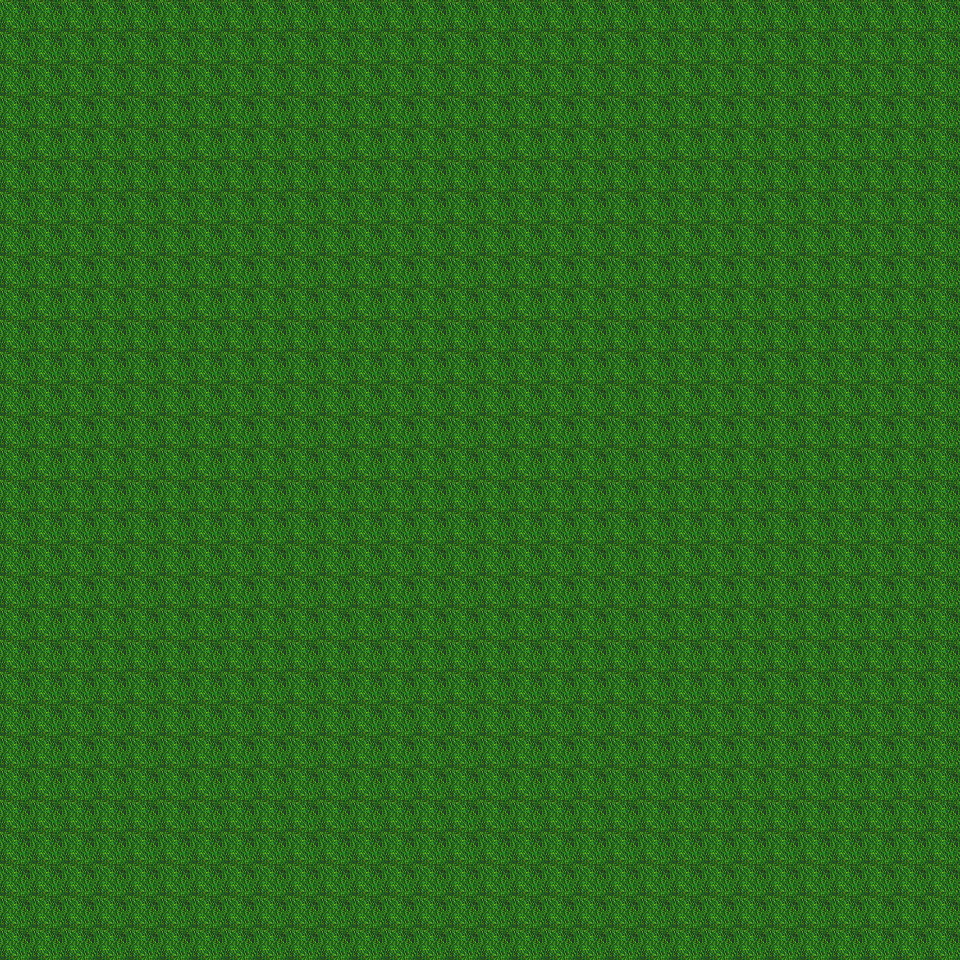

A level layout from a 2D game, rendered from its tile map. Below: a short description, then the map file with its tile-grid data intact:
An orthogonal 30x30 tile map with 32x32 px tiles, 1 tile layer (Ground).

<map version="1.10" tiledversion="1.12.0" orientation="orthogonal" renderorder="right-down" width="30" height="30" tilewidth="32" tileheight="32" infinite="0" nextlayerid="2" nextobjectid="1">
 <tileset firstgid="1" source="dirt.tsx" />
 <layer id="1" name="Ground" width="30" height="30">
  <data encoding="csv">
1,1,1,1,1,1,1,1,1,1,1,1,1,1,1,1,1,1,1,1,1,1,1,1,1,1,1,1,1,1,
1,1,1,1,1,1,1,1,1,1,1,1,1,1,1,1,1,1,1,1,1,1,1,1,1,1,1,1,1,1,
1,1,1,1,1,1,1,1,1,1,1,1,1,1,1,1,1,1,1,1,1,1,1,1,1,1,1,1,1,1,
1,1,1,1,1,1,1,1,1,1,1,1,1,1,1,1,1,1,1,1,1,1,1,1,1,1,1,1,1,1,
1,1,1,1,1,1,1,1,1,1,1,1,1,1,1,1,1,1,1,1,1,1,1,1,1,1,1,1,1,1,
1,1,1,1,1,1,1,1,1,1,1,1,1,1,1,1,1,1,1,1,1,1,1,1,1,1,1,1,1,1,
1,1,1,1,1,1,1,1,1,1,1,1,1,1,1,1,1,1,1,1,1,1,1,1,1,1,1,1,1,1,
1,1,1,1,1,1,1,1,1,1,1,1,1,1,1,1,1,1,1,1,1,1,1,1,1,1,1,1,1,1,
1,1,1,1,1,1,1,1,1,1,1,1,1,1,1,1,1,1,1,1,1,1,1,1,1,1,1,1,1,1,
1,1,1,1,1,1,1,1,1,1,1,1,1,1,1,1,1,1,1,1,1,1,1,1,1,1,1,1,1,1,
1,1,1,1,1,1,1,1,1,1,1,1,1,1,1,1,1,1,1,1,1,1,1,1,1,1,1,1,1,1,
1,1,1,1,1,1,1,1,1,1,1,1,1,1,1,1,1,1,1,1,1,1,1,1,1,1,1,1,1,1,
1,1,1,1,1,1,1,1,1,1,1,1,1,1,1,1,1,1,1,1,1,1,1,1,1,1,1,1,1,1,
1,1,1,1,1,1,1,1,1,1,1,1,1,1,1,1,1,1,1,1,1,1,1,1,1,1,1,1,1,1,
1,1,1,1,1,1,1,1,1,1,1,1,1,1,1,1,1,1,1,1,1,1,1,1,1,1,1,1,1,1,
1,1,1,1,1,1,1,1,1,1,1,1,1,1,1,1,1,1,1,1,1,1,1,1,1,1,1,1,1,1,
1,1,1,1,1,1,1,1,1,1,1,1,1,1,1,1,1,1,1,1,1,1,1,1,1,1,1,1,1,1,
1,1,1,1,1,1,1,1,1,1,1,1,1,1,1,1,1,1,1,1,1,1,1,1,1,1,1,1,1,1,
1,1,1,1,1,1,1,1,1,1,1,1,1,1,1,1,1,1,1,1,1,1,1,1,1,1,1,1,1,1,
1,1,1,1,1,1,1,1,1,1,1,1,1,1,1,1,1,1,1,1,1,1,1,1,1,1,1,1,1,1,
1,1,1,1,1,1,1,1,1,1,1,1,1,1,1,1,1,1,1,1,1,1,1,1,1,1,1,1,1,1,
1,1,1,1,1,1,1,1,1,1,1,1,1,1,1,1,1,1,1,1,1,1,1,1,1,1,1,1,1,1,
1,1,1,1,1,1,1,1,1,1,1,1,1,1,1,1,1,1,1,1,1,1,1,1,1,1,1,1,1,1,
1,1,1,1,1,1,1,1,1,1,1,1,1,1,1,1,1,1,1,1,1,1,1,1,1,1,1,1,1,1,
1,1,1,1,1,1,1,1,1,1,1,1,1,1,1,1,1,1,1,1,1,1,1,1,1,1,1,1,1,1,
1,1,1,1,1,1,1,1,1,1,1,1,1,1,1,1,1,1,1,1,1,1,1,1,1,1,1,1,1,1,
1,1,1,1,1,1,1,1,1,1,1,1,1,1,1,1,1,1,1,1,1,1,1,1,1,1,1,1,1,1,
1,1,1,1,1,1,1,1,1,1,1,1,1,1,1,1,1,1,1,1,1,1,1,1,1,1,1,1,1,1,
1,1,1,1,1,1,1,1,1,1,1,1,1,1,1,1,1,1,1,1,1,1,1,1,1,1,1,1,1,1,
1,1,1,1,1,1,1,1,1,1,1,1,1,1,1,1,1,1,1,1,1,1,1,1,1,1,1,1,1,1
</data>
 </layer>
</map>
